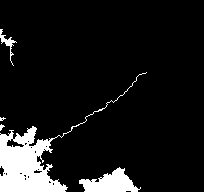
#> input picture team_b_nzoia/nzoia_rp500y.tif, 204 x 192 px
$ python generate_book.py
#> lines starting #> are read from the running program, lines starting #| are printed output that depends on the picture; after the words box and inside, x2 and y2 are one past the last pixel; in counts of white or black regions, pixels touching at a corner belong together
"""Generate the Risk Forge synthetic cedant book for the Nzoia basin.

Where buildings go (all synthetic, placed on real population):
  * Only JRC hazard-grid cells on Kenyan land (geoBoundaries) and outside Lake Victoria (Natural Earth).
  * Never on permanent water: cells already >= 3.5 m deep at 1-in-10 are the river channel or the lake edge
    (at ~925 m a narrow channel cell carries channel depth), so nobody lives there.
  * Weight per ~925 m cell = WorldPop 2020 population (UN-adjusted, 1 km) x an insurance-uptake factor
    (urban 4, peri-urban 1.5, rural 1) - ASSUMPTION: insured property concentrates in towns.
  * Stratified: 15% of rows from the floodplain zone (land wet at 1-in-500 plus a ~2 km buffer),
    85% from the rest of the basin. sample_weight re-weights rows back to a population-proportional book.
  * Each building is jittered uniformly inside its cell, so it keeps that cell's flood depth; a jitter that
    lands outside Kenya or inside the lake polygon is drawn again.

What they are (ranges from the dataset metadata, section 5):
  housing class mix depends on density (urban / peri-urban / rural); floor area and cost per m2 are drawn
  inside the metadata ranges; tiv_kes = floor_area_m2 x cost_per_m2_kes rounded to the nearest 5,000.

Run:  python scripts/generate_book.py [--n 1200] [--seed 2026]
Out:  data/portfolios/exposure_nzoia_riskforge_book.csv
"""
import argparse
import json
from pathlib import Path

import numpy as np
import pandas as pd
from matplotlib.path import Path as PolyPath
from PIL import Image

ROOT = Path(__file__).resolve().parents[1]
REF = ROOT / "data" / "reference"
OUT = ROOT / "data" / "portfolios"
HAZ = ROOT / "team_b_nzoia"

FLOODPLAIN_SHARE = 0.15
BUFFER_CELLS = 2  # ~1.85 km either side of the 1-in-500 footprint
WATER_D10_M = 3.5  # ASSUMPTION: >= 3.5 m deep at 1-in-10 = permanent water (river channel or lake edge); mirrors prepare_3d_data.py
UPTAKE = {"urban": 4.0, "peri_urban": 1.5, "rural": 1.0}
DENSITY_EDGES = (400, 1500)  # people per km2: rural < 400 <= peri-urban < 1500 <= urban

CLASS_MIX = {  # ASSUMPTION: informal/semi-permanent dominate rural areas, masonry/RCC dominate towns
    "urban": {"informal_iron_sheet": 0.12, "semi_permanent": 0.18, "permanent_masonry": 0.48, "concrete_rcc": 0.22},
    "peri_urban": {"informal_iron_sheet": 0.28, "semi_permanent": 0.34, "permanent_masonry": 0.30, "concrete_rcc": 0.08},
    "rural": {"informal_iron_sheet": 0.40, "semi_permanent": 0.40, "permanent_masonry": 0.17, "concrete_rcc": 0.03},
}
AREA = {  # m2, from the metadata table (min, typical, max); RCC uses the Nzoia range
    "informal_iron_sheet": (8, 14, 28),
    "semi_permanent": (20, 38, 80),
    "permanent_masonry": (45, 100, 300),
    "concrete_rcc": (150, 350, 1800),
}
COST = {  # KES per m2, metadata ranges
    "informal_iron_sheet": (5_000, 10_000),
    "semi_permanent": (8_000, 16_000),
    "permanent_masonry": (35_000, 65_000),
    "concrete_rcc": (50_000, 85_000),
}


def polygon_paths(path, name=None):
    g = json.loads(path.read_text(encoding="utf-8"))
    out = []
    for f in g["features"]:
        if name and f["properties"].get("name") != name:
            continue
        geom = f["geometry"]
        polys = geom["coordinates"] if geom["type"] == "MultiPolygon" else [geom["coordinates"]]
        out += [PolyPath(np.array(p[0])) for p in polys]
    return out


def inside(paths, pts):
    m = np.zeros(len(pts), bool)
    for p in paths:
        m |= p.contains_points(pts)
    return m


def main():
    ap = argparse.ArgumentParser()
    ap.add_argument("--n", type=int, default=1200)
    ap.add_argument("--seed", type=int, default=2026)
    args = ap.parse_args()
    rng = np.random.default_rng(args.seed)
    Image.MAX_IMAGE_PIXELS = None

    # hazard grid (defines the cells we sample)
    im = Image.open(HAZ / "nzoia_rp500y.tif")
#> im is the input picture: PIL image 204x192 F; min -3.4e+38, max 13.69, mean -inf
    d500 = np.array(im, dtype=np.float32)
    d500 = np.where((d500 > 0) & (d500 < 1e6), d500, 0.0)
    d10 = np.array(Image.open(HAZ / "nzoia_rp10y.tif"), dtype=np.float32)
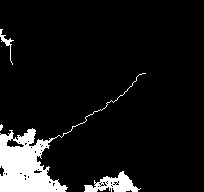
#> input picture team_b_nzoia/nzoia_rp10y.tif, 204 x 192 px
#> d10 is the input picture: shape (192, 204) float32; min -3.4e+38, max 11.98, mean -inf
    d10 = np.where((d10 > 0) & (d10 < 1e6), d10, 0.0)
    dx, dy = im.tag_v2[33550][:2]
#> dx = 0.00833; dy = 0.00833
    x0, y0 = im.tag_v2[33922][3:5]
#> x0 = 33.7; y0 = 1.3
    nr, nc = d500.shape
#> nr = 192; nc = 204
    rr, cc = np.mgrid[0:nr, 0:nc]
    lon = x0 + (cc + 0.5) * dx
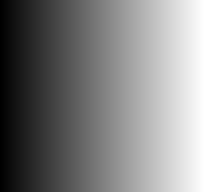
#> lon: shape (192, 204) float64; min 33.7, max 35.4, mean 34.5; drawn with min black and max white
    lat = y0 - (rr + 0.5) * dy
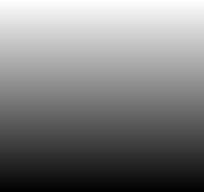
#> lat: shape (192, 204) float64; min -0.296, max 1.3, mean 0.5; drawn with min black and max white
    centres = np.c_[lon.ravel(), lat.ravel()]
#> centres = 39168 pairs, first value 33.7 to 35.4, second value -0.296 to 1.3

    # population per cell (nearest WorldPop cell; both grids are 30 arc-seconds)
    wp = Image.open(REF / "worldpop_ken_ppp_2020_1km_UNadj.tif")
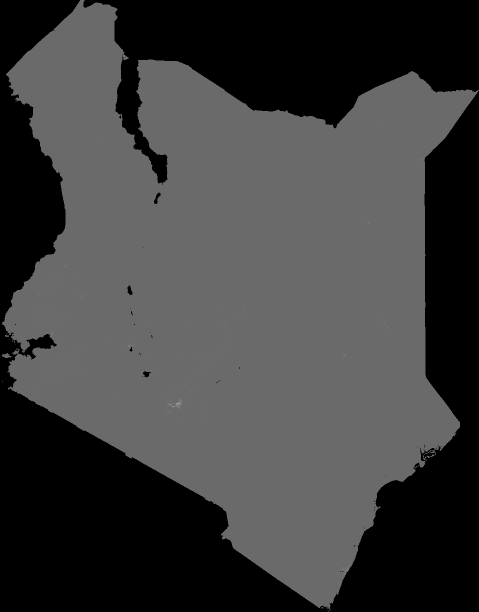
#> input picture data/reference/worldpop_ken_ppp_2020_1km_UNadj.tif, 957 x 1223 px (shown at 1/2 size)
#> wp is the input picture: PIL image 957x1223 F; min -99999, max 139960.3, mean -41832
    pop_grid = np.array(wp, dtype=np.float32)
    pop_grid[pop_grid < 0] = 0
    wx0, wy0 = wp.tag_v2[33922][3:5]
#> wx0 = 33.91; wy0 = 5.47
    wd = wp.tag_v2[33550][0]
#> wd = 0.00833
    wc = np.floor((lon - wx0) / wd).astype(int)
    wr = np.floor((wy0 - lat) / wd).astype(int)
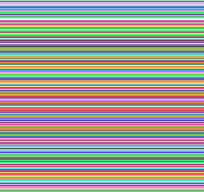
#> wr: shape (192, 204) int64; 192 distinct labels, from 500 to 691; one colour per label, 0 black
    ok = (wc >= 0) & (wc < pop_grid.shape[1]) & (wr >= 0) & (wr < pop_grid.shape[0])
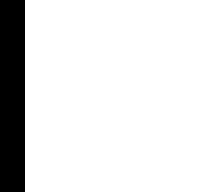
#> ok: shape (192, 204) bool; 87.7% white; 1 black region, box (x1, y1, x2, y2) and area: (0, 0, 25, 192) 4800
    pop = np.zeros_like(lon)
    pop[ok] = pop_grid[wr[ok], wc[ok]]
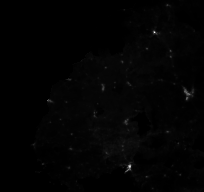
#> pop: shape (192, 204) float64; min 0, max 23956.4, mean 293.1; drawn with min black and max white

    kenya_paths = polygon_paths(REF / "ken_adm0_geoboundaries.geojson")
    lake_paths = polygon_paths(REF / "lake_victoria_ne10m.geojson", "Lake Victoria")
    kenya = inside(kenya_paths, centres).reshape(nr, nc)
    lake = inside(lake_paths, centres).reshape(nr, nc)
    water = (d10 >= WATER_D10_M) & ~lake
    eligible = kenya & ~lake & ~water & (pop > 0)

    cell_km2 = (dx * 111.32) * (dy * 111.32) * np.cos(np.radians(lat))
    density = pop / cell_km2
    dclass = np.where(density >= DENSITY_EDGES[1], "urban", np.where(density >= DENSITY_EDGES[0], "peri_urban", "rural"))
    weight = pop * np.vectorize(UPTAKE.get)(dclass)
    weight[~eligible] = 0

    # floodplain zone = wet at 1-in-500 (land) dilated by BUFFER_CELLS
    wet = (d500 > 0) & ~lake & ~water
    zone = wet.copy()
    for _ in range(BUFFER_CELLS):
        z = zone.copy()
        z[1:, :] |= zone[:-1, :]
        z[:-1, :] |= zone[1:, :]
        z[:, 1:] |= zone[:, :-1]
        z[:, :-1] |= zone[:, 1:]
        zone = z
    zone &= eligible

    wf = np.where(zone, weight, 0).ravel()
    wb = np.where(eligible & ~zone, weight, 0).ravel()
    n_f = round(args.n * FLOODPLAIN_SHARE)
    n_b = args.n - n_f
    idx = np.r_[rng.choice(wf.size, n_f, p=wf / wf.sum()), rng.choice(wb.size, n_b, p=wb / wb.sum())]
    stratum = np.r_[np.full(n_f, "floodplain"), np.full(n_b, "basin")]

    # sample_weight = population-proportional probability / stratified sampling probability (mean 1)
    w_all = weight.ravel()
    p_true = w_all[idx] / w_all.sum()
    p_samp = np.where(stratum == "floodplain", FLOODPLAIN_SHARE * w_all[idx] / wf.sum(), (1 - FLOODPLAIN_SHARE) * w_all[idx] / wb.sum())
    sw = p_true / p_samp
    sw = sw / sw.mean()

    r_i, c_i = np.unravel_index(idx, (nr, nc))
    b_lon = x0 + (c_i + rng.uniform(0.05, 0.95, args.n)) * dx
    b_lat = y0 - (r_i + rng.uniform(0.05, 0.95, args.n)) * dy
    # a cell whose centre is on land can still reach over the shore or the border: draw the jitter again
    for _ in range(50):
        pts = np.c_[b_lon, b_lat]
        bad = ~inside(kenya_paths, pts) | inside(lake_paths, pts)
        if not bad.any():
            break
        b_lon[bad] = x0 + (c_i[bad] + rng.uniform(0.05, 0.95, bad.sum())) * dx
        b_lat[bad] = y0 - (r_i[bad] + rng.uniform(0.05, 0.95, bad.sum())) * dy
    b_dclass = dclass[r_i, c_i]

    classes = list(AREA)
    rows = []
    places = json.loads((ROOT / "web" / "public" / "data" / "places.json").read_text(encoding="utf-8"))
    for i in range(args.n):
        dc = b_dclass[i]
        cls = rng.choice(classes, p=[CLASS_MIX[dc][c] for c in classes])
        lo, mode, hi = AREA[cls]
        area = rng.lognormal(np.log(mode), 0.55) if cls == "concrete_rcc" else rng.triangular(lo, mode, hi)
        area = int(round(min(max(area, lo), hi)))
        clo, chi = COST[cls]
        u = rng.beta(3, 2) if dc == "urban" else rng.beta(2, 2)  # towns sit higher in the cost range
        cost = int(round((clo + u * (chi - clo)) / 100) * 100)
        tiv = round(area * cost / 5000) * 5000
        dists = [(np.hypot((p["lon"] - b_lon[i]) * 111.32, (p["lat"] - b_lat[i]) * 111.32), p["name"]) for p in places if p["kind"] in ("town", "focus", "village", "node")]
        dkm, near = min(dists)
        rows.append({
            "loc_id": f"RFB-{i:04d}", "lat": round(b_lat[i], 6), "lon": round(b_lon[i], 6), "housing_class": cls,
            "floor_area_m2": area, "cost_per_m2_kes": cost, "tiv_kes": int(tiv), "synthetic": True,
            "source": "Risk Forge synthetic book: WorldPop-weighted placement on Kenyan land, attributes from metadata ranges; not a real portfolio",
            "settlement": near if dkm <= 12 else "other", "density_class": dc, "stratum": stratum[i], "sample_weight": round(float(sw[i]), 4),
        })

    OUT.mkdir(parents=True, exist_ok=True)
    df = pd.DataFrame(rows)
    df.to_csv(OUT / "exposure_nzoia_riskforge_book.csv", index=False)
    print(f"wrote {len(df)} rows -> {OUT / 'exposure_nzoia_riskforge_book.csv'}  (permanent-water cells excluded: {int(water.sum())})")
    print("strata:", df.stratum.value_counts().to_dict(), " density:", df.density_class.value_counts().to_dict())
    print("classes:", df.housing_class.value_counts().to_dict())
    print(f"TIV KES {df.tiv_kes.sum()/1e9:.2f} bn  median {df.tiv_kes.median():,.0f}  max {df.tiv_kes.max():,.0f}")
    print("top settlements:", df.settlement.value_counts().head(8).to_dict())


if __name__ == "__main__":
#> (the run stopped early here; a loop or call above may not have finished)
